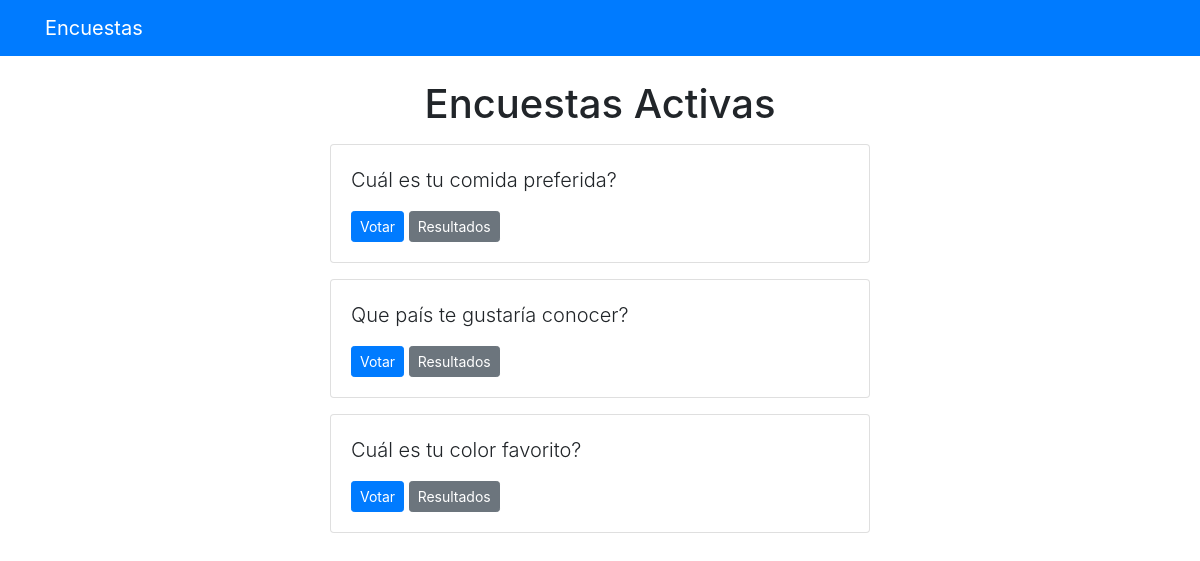
The page / on the database its author committed.
### polls/models.py (models this page shows, shortened)
class Question(models.Model):
    question_text = models.CharField(max_length=200)
    pub_date = models.DateTimeField('date published')

### polls/views.py (the view)
# urls.py: path('', views.IndexView.as_view(), name='index'),
class IndexView(generic.ListView):
    template_name = 'polls/index.html'
    context_object_name = 'lastest_question_list'
    def get_queryset(self):
        return Question.objects.filter(
            pub_date__lte=timezone.now()
        ).order_by('-pub_date')[:5]

### templates/polls/index.html
{% extends 'base.html' %}
{% block content %}
<h1 class="text-center mb-3">Encuestas Activas</h1>
  {% if lastest_question_list %}
    {% for question in lastest_question_list %}
      <div class="card mb-3">
        <div class="card-body">
          <p class="lead">{{ question.question_text }}</p>
          <a href="{% url 'polls:detail' question.id %}" class="btn btn-primary btn-sm">Votar</a>
          <a href="{% url 'polls:results' question.id %}" class="btn btn-secondary btn-sm">Resultados</a>
        </div>
      </div>
    {% endfor %}
  {% else %}
    <p>No hay Encuestas disponibles.</p>
  {% endif %}
{% endblock %}

### rows shown on the page
Question: question_text "Cuál es tu comida preferida?"
Question: question_text "Que país te gustaría conocer?"
Question: question_text "Cuál es tu color favorito?"
